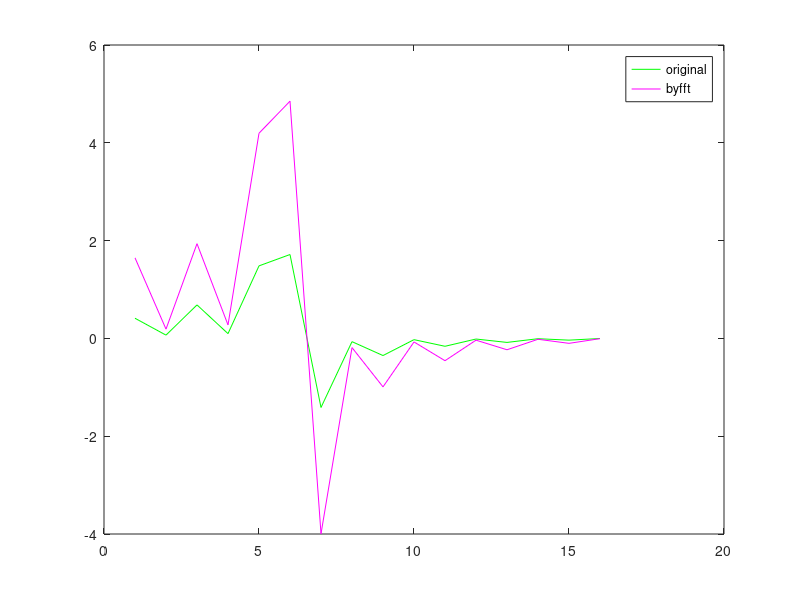

MATLAB code to generate this figure:
indices = 1:16;
data = sin(indices)

expand2n = [data, flip(data)] ./ 2;
expand4n = [zeros(size(expand2n)); expand2n];
fft4n = reshape(expand4n, [], 1);

byfft = fft(fft4n);
bydct = dct2(data);

plot(indices, bydct, 'g', indices, byfft(indices), 'm')
legend({'original', 'byfft'})

sum(data)
bydct(1)